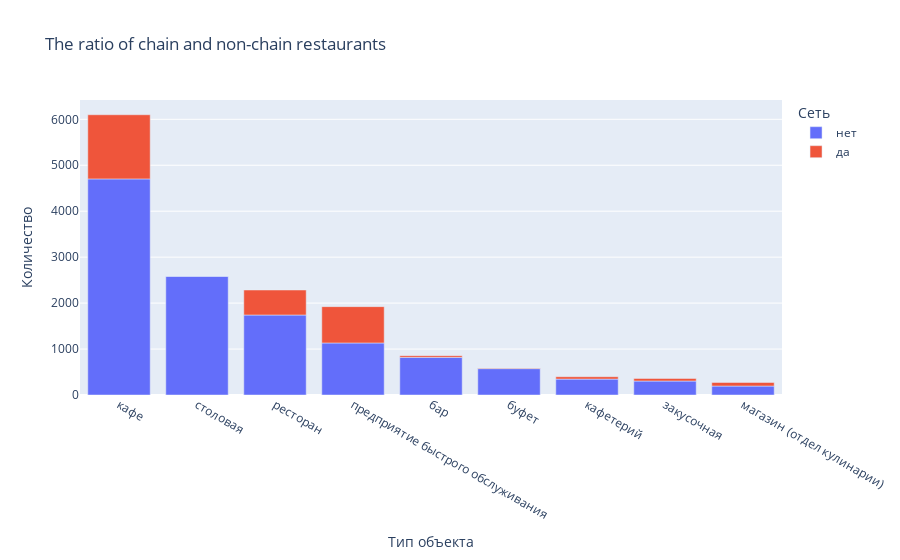

The cell this chart's notebook holds for it:
### Markdown cell above
### The ratio of chain and non-chain restaurants by their number

### Code cell
# Group the data by type of restaurants and chain status, count their number and build a graph
chain_cnt = rest_data.groupby(
    ['chain','object_type']).agg(
    {'id' : 'count'}).sort_values(
    by='id', ascending=False).reset_index()
chain_cnt.columns = ['Сеть', 'Тип объекта', 'Количество']
fig = px.bar(chain_cnt, x="Тип объекта", y="Количество", color="Сеть", 
             title="The ratio of chain and non-chain restaurants")

#fig.update_layout(
#    xaxis = dict(
#        tickmode = 'array',
#        tickvals = chain_cnt['Тип объекта'],
#        ticktext = ["<br>".join(label.split()) for label in chain_cnt['Тип объекта']]
#    )
#)

fig.show()

### Figure 1 — Plotly figure (JSON) as saved in the notebook; plotly's stock layout.template omitted (floating-point values rounded to 4 significant figures)
{"data": [{"alignmentgroup": "True", "hovertemplate": "Сеть=нет<br>Тип объекта=%{x}<br>Количество=%{y}<extra></extra>", "legendgroup": "нет", "marker": {"color": "#636efa", "pattern": {"shape": ""}}, "name": "нет", "offsetgroup": "нет", "orientation": "v", "showlegend": true, "textposition": "auto", "type": "bar", "x": ["кафе", "столовая", "ресторан", "предприятие быстрого обслуживания", "бар", "буфет", "кафетерий", "закусочная", "магазин (отдел кулинарии)"], "xaxis": "x", "y": [4703, 2584, 1741, 1132, 819, 574, 346, 304, 195], "yaxis": "y"}, {"alignmentgroup": "True", "hovertemplate": "Сеть=да<br>Тип объекта=%{x}<br>Количество=%{y}<extra></extra>", "legendgroup": "да", "marker": {"color": "#EF553B", "pattern": {"shape": ""}}, "name": "да", "offsetgroup": "да", "orientation": "v", "showlegend": true, "textposition": "auto", "type": "bar", "x": ["кафе", "предприятие быстрого обслуживания", "ресторан", "магазин (отдел кулинарии)", "закусочная", "кафетерий", "бар", "буфет", "столовая"], "xaxis": "x", "y": [1396, 791, 544, 78, 56, 52, 37, 11, 3], "yaxis": "y"}], "layout": {"barmode": "relative", "legend": {"title": {"text": "Сеть"}, "tracegroupgap": 0}, "title": {"text": "The ratio of chain and non-chain restaurants"}, "xaxis": {"anchor": "y", "domain": [0, 1], "title": {"text": "Тип объекта"}}, "yaxis": {"anchor": "x", "domain": [0, 1], "title": {"text": "Количество"}}}}
